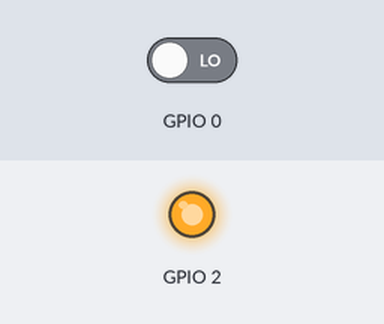
Simulated run of this sketch. Board: ESP32. Parts: output pins drawn as LEDs (lit = HIGH). Inputs (shaded band) come from the test bench; at power-on: GPIO 0 LOW.

Above: at 1.2 s.
1.3 s: GPIO 0 driven HIGH
At 2.1 s:
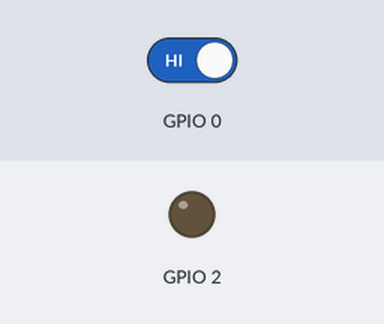
2.8 s: GPIO 0 driven LOW
At 3.2 s:
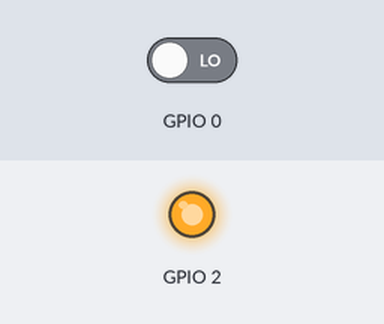
Timing chart, 0 to 5.8 s (numbered marks = the images above; inputs shaded):
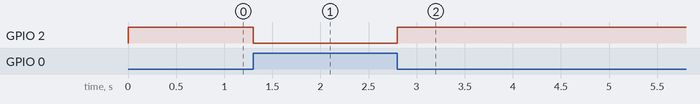

Measured:
- after the input at 1.3 s, GPIO 2: HIGH → LOW at once
- after the input at 2.8 s, GPIO 2: LOW → HIGH at once

The sketch:

Inbuilt_INPUTbutton_ESP32.ino
```cpp
void setup() {
  pinMode(0, INPUT);
  pinMode(2, OUTPUT);

}

void loop() {
  int BUTTON = digitalRead(0);
  if(BUTTON == HIGH){
    digitalWrite(2, LOW);
  }
  else{
    digitalWrite(2, HIGH);
  }
}
```
